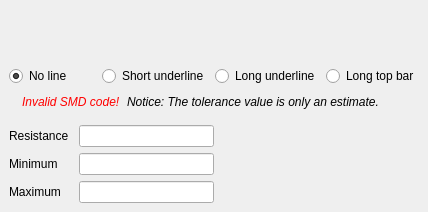
      <widget class="QWidget" name="tab_smd">
       <attribute name="title">
        <string>SMD</string>
       </attribute>
       <layout class="QVBoxLayout" name="verticalLayout">
        <property name="leftMargin">
         <number>9</number>
        </property>
        <property name="topMargin">
         <number>26</number>
        </property>
        <property name="rightMargin">
         <number>9</number>
        </property>
        <property name="bottomMargin">
         <number>9</number>
        </property>
        <item>
         <layout class="QHBoxLayout" name="horizontalLayout_smd_svg">
          <property name="bottomMargin">
           <number>20</number>
          </property>
          <item>
           <spacer name="horizontalSpacer_10">
            <property name="orientation">
             <enum>Qt::Orientation::Horizontal</enum>
            </property>
            <property name="sizeHint" stdset="0">
             <size>
              <width>40</width>
              <height>20</height>
             </size>
            </property>
           </spacer>
          </item>
          <item>
           <spacer name="horizontalSpacer_11">
            <property name="orientation">
             <enum>Qt::Orientation::Horizontal</enum>
            </property>
            <property name="sizeHint" stdset="0">
             <size>
              <width>40</width>
              <height>20</height>
             </size>
            </property>
           </spacer>
          </item>
         </layout>
        </item>
        <item>
         <layout class="QHBoxLayout" name="horizontalLayout_4">
          <item>
           <widget class="QRadioButton" name="radioButton_line_none">
            <property name="text">
             <string>No line</string>
            </property>
            <property name="checked">
             <bool>true</bool>
            </property>
           </widget>
          </item>
          <item>
           <widget class="QRadioButton" name="radioButton_line_under_short">
            <property name="text">
             <string>Short underline</string>
            </property>
           </widget>
          </item>
          <item>
           <widget class="QRadioButton" name="radioButton_line_under_long">
            <property name="text">
             <string>Long underline</string>
            </property>
           </widget>
          </item>
          <item>
           <widget class="QRadioButton" name="radioButton_line_top">
            <property name="text">
             <string>Long top bar</string>
            </property>
           </widget>
          </item>
         </layout>
        </item>
        <item>
         <spacer name="verticalSpacer_11">
          <property name="orientation">
           <enum>Qt::Orientation::Vertical</enum>
          </property>
          <property name="sizeHint" stdset="0">
           <size>
            <width>20</width>
            <height>0</height>
           </size>
          </property>
         </spacer>
        </item>
        <item>
         <layout class="QHBoxLayout" name="horizontalLayout_8">
          <item>
           <widget class="QLabel" name="label_code_invalid_icon">
            <property name="text">
             <string/>
            </property>
            <property name="pixmap">
             <pixmap resource="../icons/resource_base.qrc">:/general/exclamation_red.png</pixmap>
            </property>
           </widget>
          </item>
          <item>
           <widget class="QLabel" name="label_code_invalid_label">
            <property name="enabled">
             <bool>true</bool>
            </property>
            <property name="text">
             <string>&lt;html&gt;&lt;head/&gt;&lt;body&gt;&lt;p&gt;&lt;span style=&quot; font-style:italic; color:#ff0000;&quot;&gt;Invalid SMD code!&lt;/span&gt;&lt;/p&gt;&lt;/body&gt;&lt;/html&gt;</string>
            </property>
           </widget>
          </item>
          <item>
           <widget class="QLabel" name="label_tolerance_notice">
            <property name="text">
             <string>&lt;html&gt;&lt;head/&gt;&lt;body&gt;&lt;p&gt;&lt;span style=&quot; font-style:italic;&quot;&gt;Notice: The tolerance value is only an estimate.&lt;/span&gt;&lt;/p&gt;&lt;/body&gt;&lt;/html&gt;</string>
            </property>
            <property name="textFormat">
             <enum>Qt::TextFormat::RichText</enum>
            </property>
           </widget>
          </item>
          <item>
           <spacer name="horizontalSpacer_12">
            <property name="orientation">
             <enum>Qt::Orientation::Horizontal</enum>
            </property>
            <property name="sizeHint" stdset="0">
             <size>
              <width>40</width>
              <height>20</height>
             </size>
            </property>
           </spacer>
          </item>
         </layout>
        </item>
        <item>
         <layout class="QHBoxLayout" name="horizontalLayout">
          <item>
           <layout class="QFormLayout" name="formLayout_4">
            <property name="horizontalSpacing">
             <number>10</number>
            </property>
            <property name="verticalSpacing">
             <number>6</number>
            </property>
            <item row="1" column="0">
             <widget class="QLabel" name="label_35">
              <property name="text">
               <string>Resistance</string>
              </property>
             </widget>
            </item>
            <item row="1" column="1">
             <widget class="QLineEdit" name="lineEdit_resistance_smd">
              <property name="alignment">
               <set>Qt::AlignmentFlag::AlignCenter</set>
              </property>
              <property name="readOnly">
               <bool>true</bool>
              </property>
             </widget>
            </item>
            <item row="2" column="0">
             <widget class="QLabel" name="label_36">
              <property name="text">
               <string>Minimum</string>
              </property>
             </widget>
            </item>
            <item row="2" column="1">
             <widget class="QLineEdit" name="lineEdit_resistance_min_smd">
              <property name="alignment">
               <set>Qt::AlignmentFlag::AlignCenter</set>
              </property>
              <property name="readOnly">
               <bool>true</bool>
              </property>
             </widget>
            </item>
            <item row="3" column="0">
             <widget class="QLabel" name="label_37">
              <property name="text">
               <string>Maximum</string>
              </property>
             </widget>
            </item>
            <item row="3" column="1">
             <widget class="QLineEdit" name="lineEdit_resistance_max_smd">
              <property name="alignment">
               <set>Qt::AlignmentFlag::AlignCenter</set>
              </property>
              <property name="readOnly">
               <bool>true</bool>
              </property>
             </widget>
            </item>
            <item row="0" column="0">
             <spacer name="verticalSpacer_9">
              <property name="orientation">
               <enum>Qt::Orientation::Vertical</enum>
              </property>
              <property name="sizeHint" stdset="0">
               <size>
                <width>20</width>
                <height>1</height>
               </size>
              </property>
             </spacer>
            </item>
           </layout>
          </item>
          <item>
           <spacer name="horizontalSpacer_15">
            <property name="orientation">
             <enum>Qt::Orientation::Horizontal</enum>
            </property>
            <property name="sizeHint" stdset="0">
             <size>
              <width>40</width>
              <height>20</height>
             </size>
            </property>
           </spacer>
          </item>
         </layout>
        </item>
       </layout>
      </widget>
